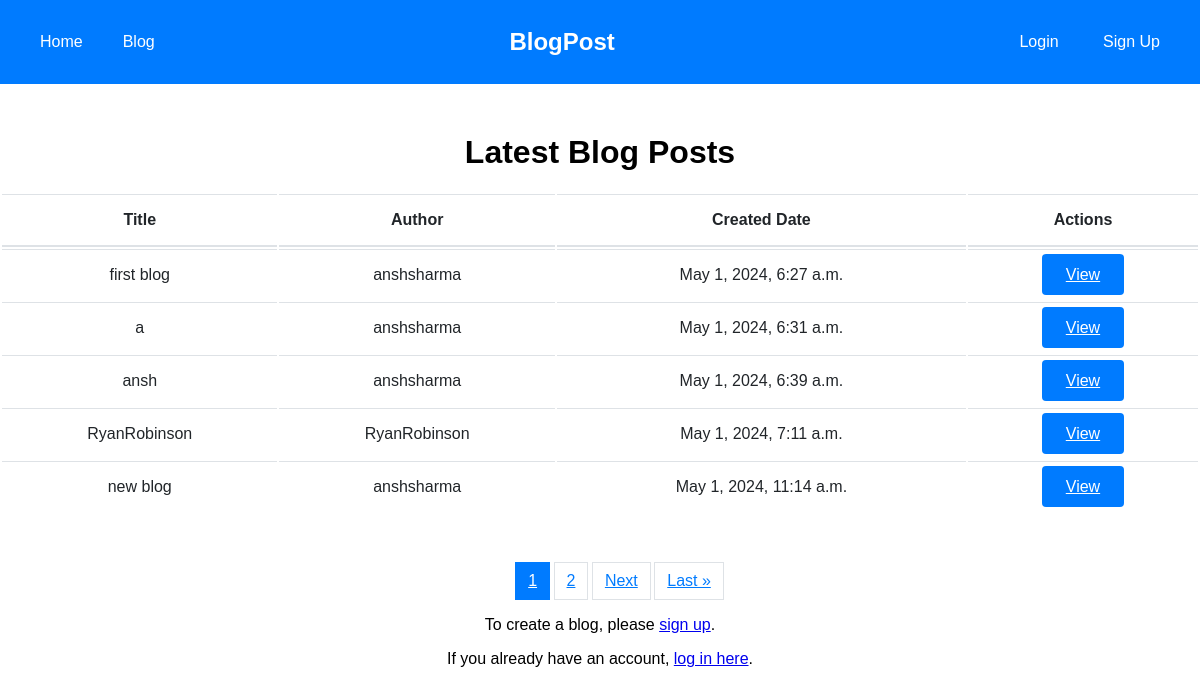
The app's page /blogs/ with its own data.
### app/models.py (models this page shows, shortened)
class Blog(models.Model):
    title = models.CharField(unique=True, max_length=100)
    content = models.TextField()
    user = models.ForeignKey(User, on_delete=models.CASCADE)
    tags = models.ManyToManyField('Tag', blank='True')
    created_at = models.DateTimeField(auto_now_add=True)
    likes = models.ManyToManyField(User, related_name='liked_blogs', blank=True)
    dislikes = models.ManyToManyField(User, related_name='disliked_blogs', blank=True)
    tags = models.ManyToManyField(Tag, related_name='blogs', blank=True)

### app/views.py (the view)
# urls.py: path('blogs/', views.blogs, name='blogs'),
def blogs(request):
    all_posts = Blog.objects.all()
    paginator = Paginator(all_posts, 5)
    page_number = request.GET.get('page')
    try:
        page_obj = paginator.page(page_number)
    except PageNotAnInteger:
        page_obj = paginator.page(1)
    except EmptyPage:
        page_obj = paginator.page(paginator.num_pages)
    return render(request, 'blogs.html', {'page_obj': page_obj})

### templates/blogs.html (shortened to what this page needs)
{% extends 'navbar.html' %}
{% block content %}
<div class="container mt-5">
    <h1 class="text-center mb-4">Latest Blog Posts</h1>
    <div class="table-responsive">
        <table class="table table-striped">
            <thead>
                <tr>
                    <th>Title</th>
                    <th>Author</th>
                    <th>Created Date</th>
                    <th>Actions</th>
                </tr>
            </thead>
            <tbody>
                {% for post in page_obj %}
                <tr>
                    <td>{{ post.title }}</td>
                    <td>{{ post.user.username }}</td>
                    <td>{{ post.created_at }}</td>
                    <td>
                        <a href="{% url 'view_blogs' post.id %}" class="btn btn-primary btn-sm">
                             View
                        </a>
                    </td>
                </tr>
                {% endfor %}
            </tbody>
        </table>
    </div>
    <nav aria-label="Page navigation" class="mt-4">
        <ul class="pagination justify-content-center">
            {% for page in page_obj.paginator.page_range %}
            <li class="page-item {% if page_obj.number == page %}active{% endif %}">
                <a class="page-link" href="?page={{ page }}">{{ page }}</a>
            </li>
            {% endfor %}
            {% if page_obj.has_next %}
            <li class="page-item">
                <a class="page-link" href="?page={{ page_obj.next_page_number }}">Next</a>
            </li>
            <li class="page-item">
                <a class="page-link" href="?page={{ page_obj.paginator.num_pages }}">Last &raquo;</a>
            </li>
            {% endif %}
        </ul>
    </nav>
    <div class="row justify-content-center mt-4">
        <div class="col-md-4">
            <p>To create a blog, please <a href="{% url 'signup' %}">sign up</a>.</p>
            <p>If you already have an account, <a href="{% url 'login' %}">log in here</a>.</p>
        </div>
    </div>
</div>
{% endblock %}

### templates/navbar.html (style rules this page uses)
body { margin: 0; font-family: Arial, sans-serif; }

### templates/blogs.html (style rules this page uses)
.container { text-align: center; margin-top: 50px; }
.table-responsive { overflow-x: auto; }
.table { width: 100%; margin-bottom: 1rem; color: #212529; }
.table th, .table td { padding: 1rem; vertical-align: middle; border-top: 1px solid #dee2e6; }
.table thead th { vertical-align: middle; border-bottom: 2px solid #dee2e6; }
.pagination { justify-content: center; margin-top: 2rem; }
.pagination li.page-item { display: inline-block; }
.pagination li.page-item a.page-link, .pagination li.page-item span.page-link { position: relative; display: block; padding: 0.5rem 0.75rem; margin-left: -1px; line-height: 1.25; color: #007bff; background-color: #fff; border: 1px solid #dee2e6; }
.pagination li.page-item.active a.page-link { z-index: 2; color: #fff; background-color: #007bff; border-color: #007bff; }
.btn { font-weight: 500; padding: 0.75rem 1.5rem; font-size: 1rem; border-radius: 0.25rem; transition: color 0.15s ease-in-out, background-color 0.15s ease-in-out, border-color 0.15s ease-in-out, box-shadow 0.15s ease-in-out; }
.btn-primary { color: #fff; background-color: #007bff; border-color: #007bff; }

### records on screen
Blog: title "first blog", user.username "anshsharma", created_at "May 1, 2024, 6:27 a.m."
Blog: title "a", user.username "anshsharma", created_at "May 1, 2024, 6:31 a.m."
Blog: title "ansh", user.username "anshsharma", created_at "May 1, 2024, 6:39 a.m."
Blog: title "RyanRobinson", user.username "RyanRobinson", created_at "May 1, 2024, 7:11 a.m."
Blog: title "new blog", user.username "anshsharma", created_at "May 1, 2024, 11:14 a.m."

### other values on screen
{{ page }} "1" "2"
